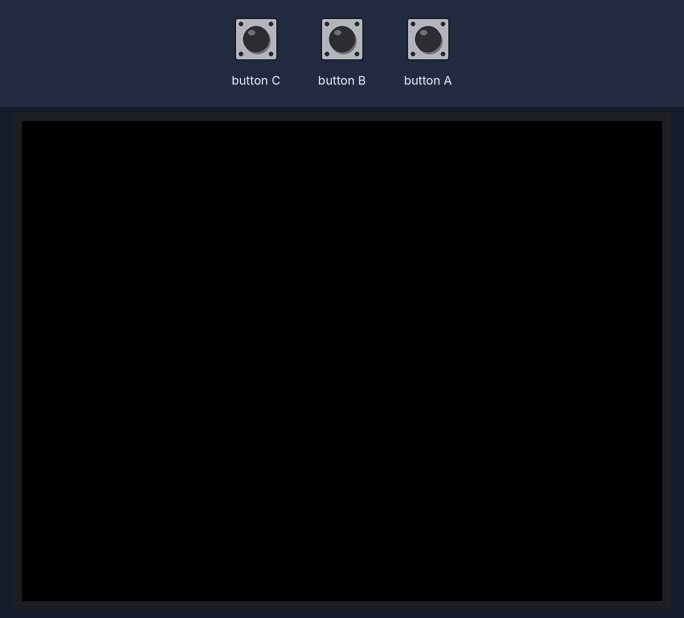
A sketch run on a simulated ESP32. Shown: 320×240 colour display. The test bench sets the inputs (shaded band).

Above: at 1.3 s.
1.4 s: button C pressed for 0.15 s
At 2.6 s:
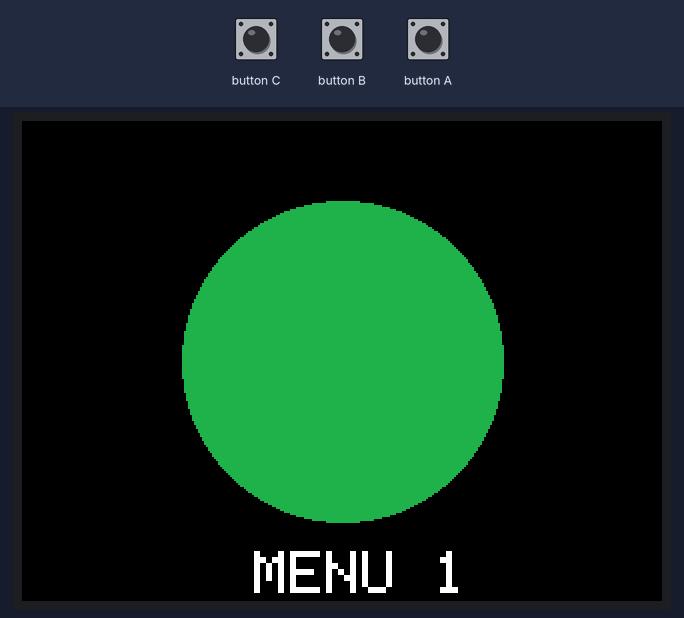
3.0 s: button A pressed for 0.15 s
At 3.8 s:
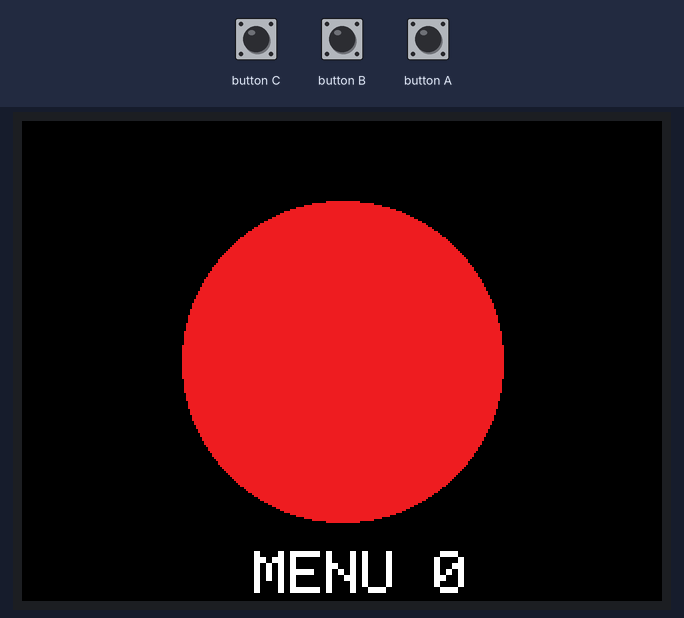
4.6 s: button A pressed for 1 s
At 5.7 s:
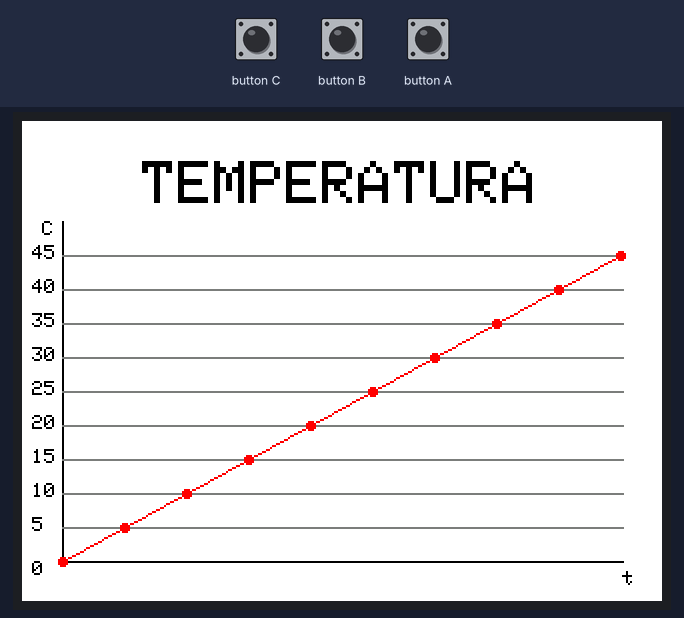
7.1 s: button B pressed for 0.15 s
At 7.5 s:
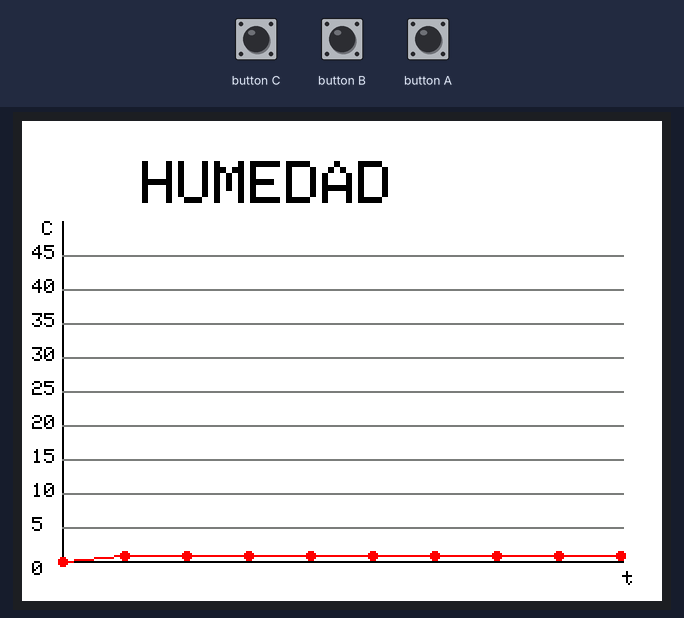
8.7 s: button B pressed for 1 s
At 10.0 s:
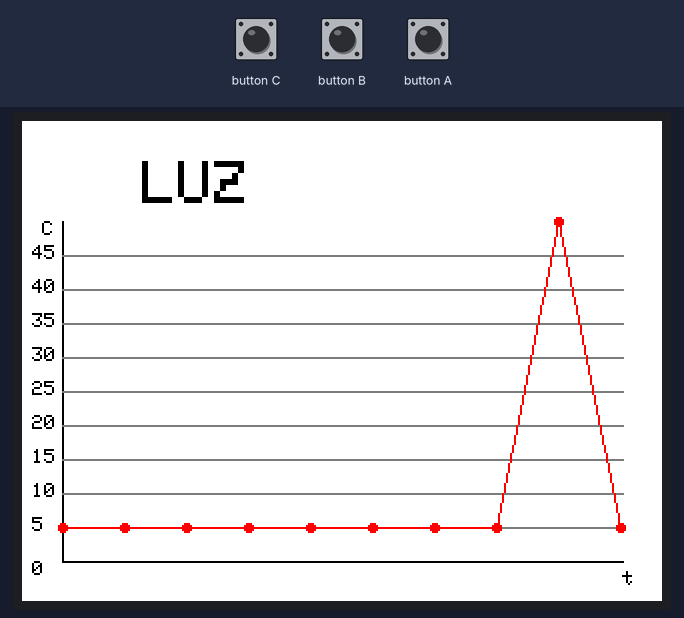
11.2 s: button B pressed for 0.15 s
At 11.9 s:
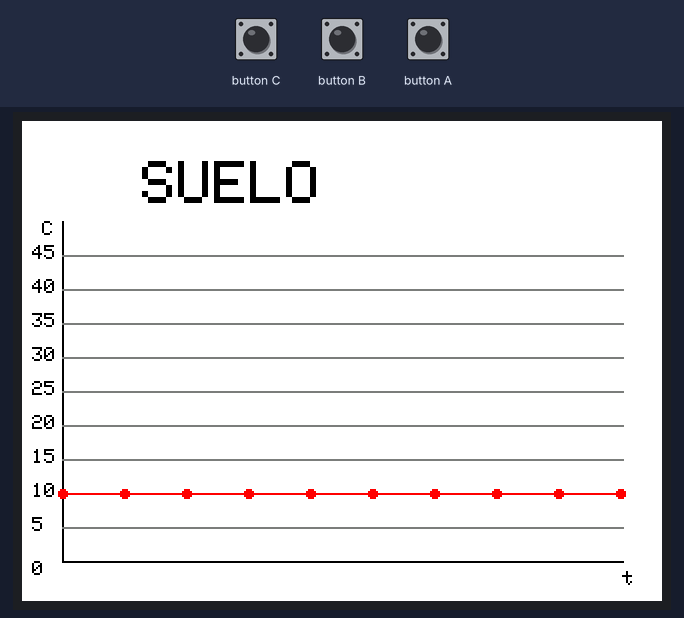
Timing chart, 0 to 13.8 s (numbered marks = the images above; inputs shaded):
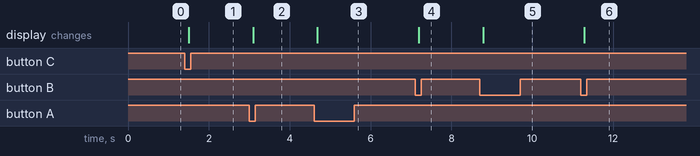

The sketch:

menus.ino
```cpp
#include <M5Stack.h>

#define MyRED 0xe8e4
#define MyGREEN 0x2589
#define MyBLACK 0x0000
#define MyWHITE 0xffff
#define MyGRAY 0x7bef

uint8_t currentMenu = 0;
uint8_t numMenu = 2;
uint8_t currentSubMenu = 0;
uint8_t numSubMenu = 4;

int datosTemp[10] = {0,5,10,15,20,25,30,35,40,45};
int datosHum[10] = {0,1,1,1,1,1,1,1,1,1};
int datosLux[10] = {5,5,5,5,5,5,5,5,50,5};
int datosSuelo[10] = {10,10,10,10,10,10,10,10,10,10};

void setup() {
  M5.begin();
  M5.Lcd.setBrightness(100);
  M5.Lcd.setTextSize(3);
}

void loop() {
  if (M5.BtnA.wasPressed()) {
    currentSubMenu = 0;
    if (currentMenu == 0) currentMenu = numMenu;
    else currentMenu = currentMenu - 1;
    drawMenu(currentMenu);
  }

  else if (M5.BtnC.wasPressed()) {
    currentSubMenu = 0;
    if (currentMenu == numMenu) currentMenu = 0;
    else currentMenu = currentMenu + 1;
    drawMenu(currentMenu);
  }

  else if (M5.BtnB.wasPressed()) {
    if (currentSubMenu == numSubMenu) currentSubMenu = 0;
    else currentSubMenu = currentSubMenu + 1;
    drawMenu(currentMenu);
  }

  M5.update();
}

void drawMenu (uint8_t menu) {
  switch (menu) {
    case 0: drawMenu0(); break;
    case 1: drawMenu1(); break;
    case 2: drawMenu2(); break;
    default: drawMenu0(); break;
  }
}

void drawMenu0 (void) {
  M5.Lcd.clear(BLACK);
  M5.Lcd.fillCircle(160,120,80,MyRED);
  M5.Lcd.setCursor(116,215);
  M5.Lcd.setTextColor(WHITE);
  M5.Lcd.printf("MENU 0");
}

void drawMenu1 (void) {
  M5.Lcd.clear(BLACK);
  M5.Lcd.fillCircle(160,120,80,MyGREEN);
  M5.Lcd.setCursor(116,215);
  M5.Lcd.setTextColor(WHITE);
  M5.Lcd.printf("MENU 1");
}

void drawMenu2 (void) {
  M5.Lcd.clear(WHITE);
  switch (currentSubMenu) {
    case 0: Graph(10,0,50,datosTemp, "TEMPERATURA"); break;
    case 1: Graph(10,0,50,datosHum, "HUMEDAD"); break;
    case 2: Graph(10,0,50,datosLux, "LUZ"); break;
    case 3: Graph(10,0,50,datosSuelo, "SUELO"); break;
    default: Graph(10,0,50,datosTemp, "DEFAULT"); break;
  }
}

void Graph (int xPoints, int yMin, int yMax, int graphData[], String title) {
  // xPoints: numero de datos a representar en el eje x
  // yMin: Valor minimo del eje y
  // yMax: valor maximo del eje y
  // graphData: vector con los valores a representar (de longitud xPoints)
  // title: titulo del grafico

  int ox, oy, x, y;
  ox = 20;
  oy = 220;
  x = 300;
  y = 50;

  // Dibujar los ejes
  M5.Lcd.setTextColor(BLACK);
  M5.Lcd.setTextSize(1);
  M5.Lcd.drawLine(ox,oy,x,oy,BLACK); // Eje x
  M5.Lcd.setCursor(x,oy+5);
  M5.Lcd.printf("t");
  M5.Lcd.drawLine(ox,oy,ox,y,BLACK); // Eje y
  M5.Lcd.setCursor(ox-10,y);
  M5.Lcd.print("C");

  // Titulo
  M5.Lcd.setCursor(60,20);
  M5.Lcd.setTextSize(3);
  M5.Lcd.setTextColor(BLACK);
  M5.Lcd.print(title);

  // Dibujar lineas eje X
  /*for (int i = 1; i<10; i++) {
    M5.Lcd.drawLine(ox+((x-ox)/10)*i,oy,ox+((x-ox)/10)*i,y,MyGRAY);
  }*/

  // Dibujar lineas eje Y
  M5.Lcd.setTextSize(1);
  M5.Lcd.setTextColor(BLACK);
  M5.Lcd.setCursor(ox-15,oy);
  M5.Lcd.print(yMin);
  for (int i = 1; i<10; i++) {
    M5.Lcd.drawLine(ox,oy+((y-oy)/10)*i,x,oy+((y-oy)/10)*i,MyGRAY);
    M5.Lcd.setCursor(ox-15,oy+((y-oy)/10)*i-5);
    int valor = ((yMax-yMin)/10)*(i);
    M5.Lcd.print(valor);
  }

  // Dibujar los puntos
  for (int i = 1; i<=xPoints; i++) {
    int xCoord = ox+(x-ox)/(xPoints-1)*(xPoints-i);
    int yCoord = map(graphData[xPoints-i],yMin,yMax,oy,y);
    M5.Lcd.fillCircle(xCoord,yCoord,2,RED);
  }

  // Dibujar los conectores
  for (int i = 2; i<=xPoints; i++) {
    // Punto inicial
    int xCoord1 = ox+(x-ox)/(xPoints-1)*(xPoints-(i-1));
    int yCoord1 = map(graphData[xPoints-(i-1)],yMin,yMax,oy,y);
    // Punto final
    int xCoord2 = ox+(x-ox)/(xPoints-1)*(xPoints-i);
    int yCoord2 = map(graphData[xPoints-i],yMin,yMax,oy,y);

    M5.Lcd.drawLine(xCoord1,yCoord1,xCoord2,yCoord2,RED);
  }

}
```

Measured:
- after the input at 1.4 s, the display: changes after 0.10 s (image 1)
- after the input at 3.0 s, the display: changes after 0.10 s (image 2)
- after the input at 4.6 s, the display: changes after 0.09 s (image 3)
- after the input at 7.1 s, the display: changes after 0.08 s (image 4)
- after the input at 8.7 s, the display: changes after 0.08 s (image 5)
- after the input at 11.2 s, the display: changes after 0.08 s (image 6)
